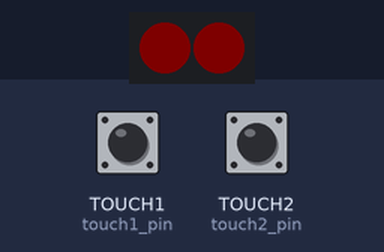
Bench run of a program on a simulated CircuitPython board. On the bench: 2 RGB LEDs in strip order, left to right. Inputs (shaded band) come from the test bench; at power-on: TOUCH1 (touch1_pin) LOW, TOUCH2 (touch2_pin) LOW. Dim RGB values are drawn brighter than linear; random numbers come from a fixed seed; USB keyboard and mouse output is not drawn; touch pads read as touched when driven HIGH; what the program prints to the serial console is not drawn.

Above: at 2.5 s.
3.3 s: TOUCH1 (touch1_pin) pulled HIGH for 0.15 s
Timing chart, 0 to 12.3 s (numbered marks = the images above; inputs shaded):
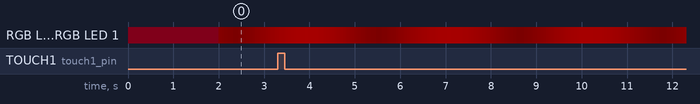

The program:

code.py
```python
# This code sample is a simple mouse jiggler but spaz version, play with the random movement values!
import time
import asyncio
import math
import random

import board
import neopixel
import touchio
import usb_hid

from adafruit_hid.mouse import Mouse

touch1_pin = touchio.TouchIn(board.TOUCH1)
touch2_pin = touchio.TouchIn(board.TOUCH2)
# touch2_pin.threshold = 55000 #Long Press
touch2_pin.threshold = 23000 # Tap

pixel_pin = board.EYES
num_pixels = 2
pixels = neopixel.NeoPixel(pixel_pin, num_pixels,
                           brightness=0.08, auto_write=False)
pixels.fill((65, 0, 20))  # Initial LED color
pixels.show()

time.sleep(2)

mouse = Mouse(usb_hid.devices)


DO_MOUSE_JIGGLE = False
GREEN = (0, 255, 0)
RED = (255, 0, 0)
BLUE = (0, 0, 255)

async def led_updater():
    global DO_MOUSE_JIGGLE
    led_breath_value = 0
    brite = (0.2 * led_breath_value) + 0.005
    while True:
        # set brightness
        led_breath_value = (math.sin(time.monotonic() * 2.0) + 1.0) / 2.0
        brite = (0.15 * led_breath_value) + 0.015
        pixels.brightness = brite
        # set color from mode
        if DO_MOUSE_JIGGLE:
            pixels.fill(GREEN)
        elif not DO_MOUSE_JIGGLE:
            pixels.fill(RED)
        pixels.show()
        await asyncio.sleep(0.04)

async def touch_loop():
    global DO_MOUSE_JIGGLE
    touch1_active = False
    touch2_active = False
    while True:
        if touch1_pin.value and not touch1_active:
            touch1_active = True
            print(" TOUCH 1 ")
        elif not touch1_pin.value and touch1_active:
            touch1_active = False
        if touch2_pin.value and not touch2_active:
            touch2_active = True
            DO_MOUSE_JIGGLE = not DO_MOUSE_JIGGLE
            print(" TOUCH 2 ", DO_MOUSE_JIGGLE)
        elif not touch2_pin.value and touch2_active:
            touch2_active = False
        await asyncio.sleep(0.01)

async def jiggle_mouse(max_distance=8):  # Adjust max distance as needed
    while True:
        if DO_MOUSE_JIGGLE:
            # Generate random movement values
            x_direction = random.choice([-1, 1]) * random.randint(6, max_distance)
            y_direction = random.choice([-1, 1]) * random.randint(3, max_distance)
            mouse.move(x=x_direction, y=y_direction)
        await asyncio.sleep(0.01)  # Adjust delay between movements

async def main():
    tasks = [
        asyncio.create_task(led_updater()),
        asyncio.create_task(touch_loop()),
        asyncio.create_task(jiggle_mouse())
    ]
    await asyncio.gather(*tasks)


# if __name__ == "__name__":
print("Starting")
asyncio.run(main())
```
